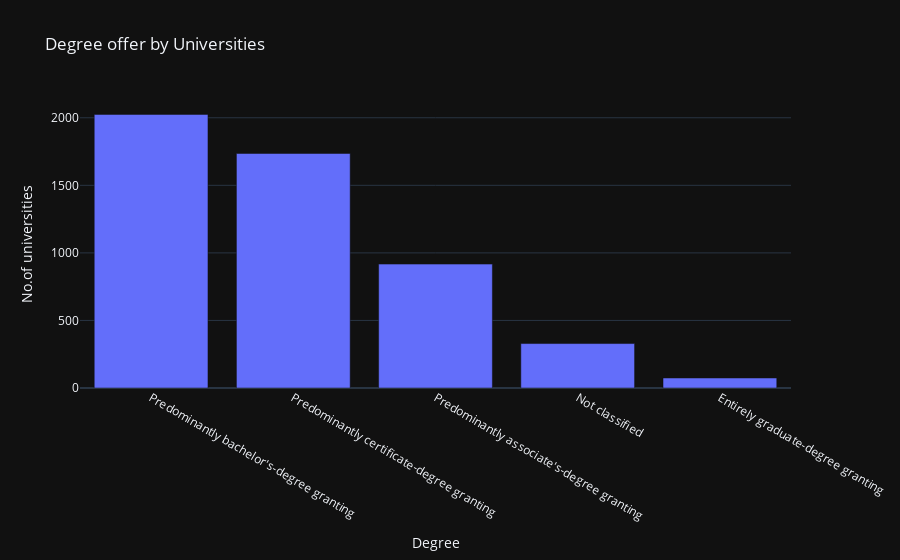

The notebook cell saved with this chart:
### Code cell
bar = px.bar(x=degree_uni.index, y=degree_uni.values, title="Degree offer by Universities")
bar.update_layout(xaxis_title="Degree", yaxis_title="No.of universities")
bar.show()

### Figure 1 — Plotly figure (JSON) as saved in the notebook; plotly's stock layout.template omitted (floating-point values rounded to 4 significant figures)
{"data": [{"alignmentgroup": "True", "hovertemplate": "x=%{x}<br>y=%{y}<extra></extra>", "legendgroup": "", "marker": {"color": "#636efa", "pattern": {"shape": ""}}, "name": "", "offsetgroup": "", "orientation": "v", "showlegend": false, "textposition": "auto", "x": ["Predominantly bachelor's-degree granting", "Predominantly certificate-degree granting", "Predominantly associate's-degree granting", "Not classified", "Entirely graduate-degree granting"], "xaxis": "x", "y": [2025, 1736, 917, 329, 74], "yaxis": "y", "type": "bar"}], "layout": {"xaxis": {"anchor": "y", "domain": [0.0, 1.0], "title": {"text": "Degree"}}, "yaxis": {"anchor": "x", "domain": [0.0, 1.0], "title": {"text": "No.of universities"}}, "legend": {"tracegroupgap": 0}, "title": {"text": "Degree offer by Universities"}, "barmode": "relative"}}
